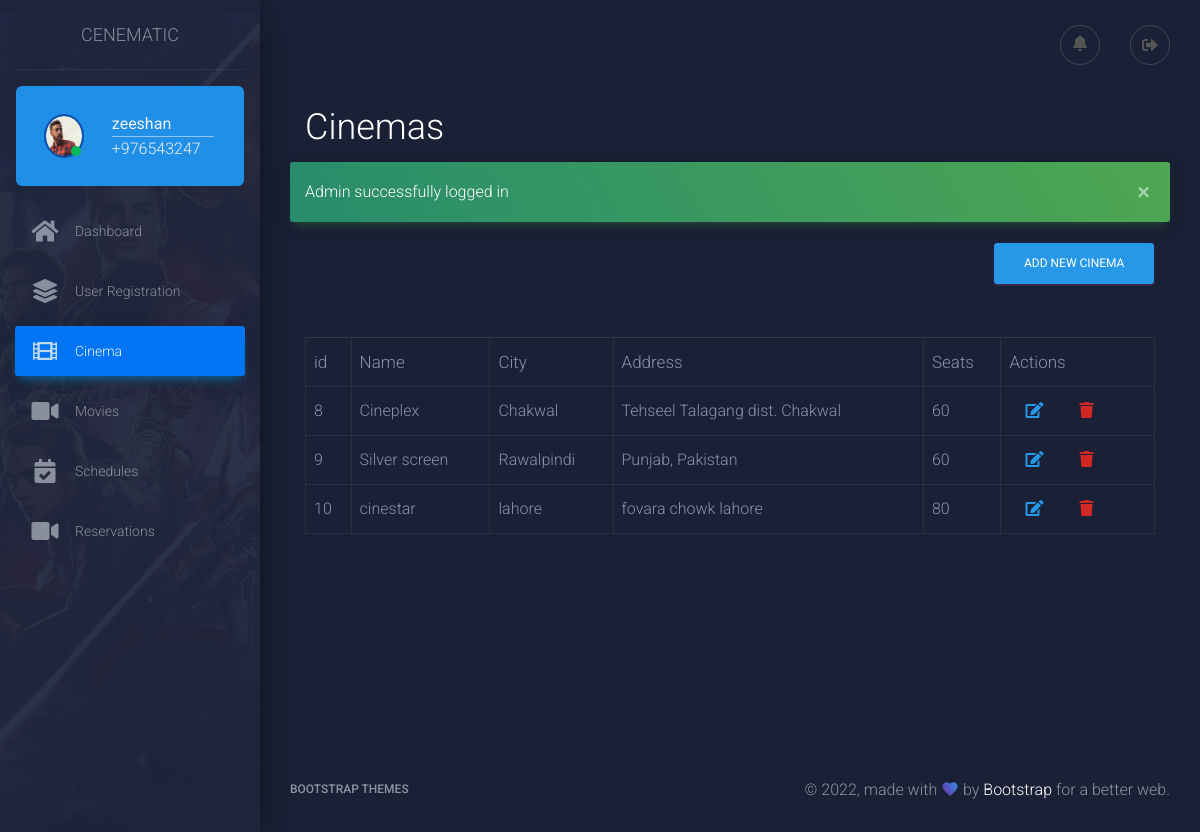
/admin/cinema.php (signed in), run on an earlier commit of the app's database.
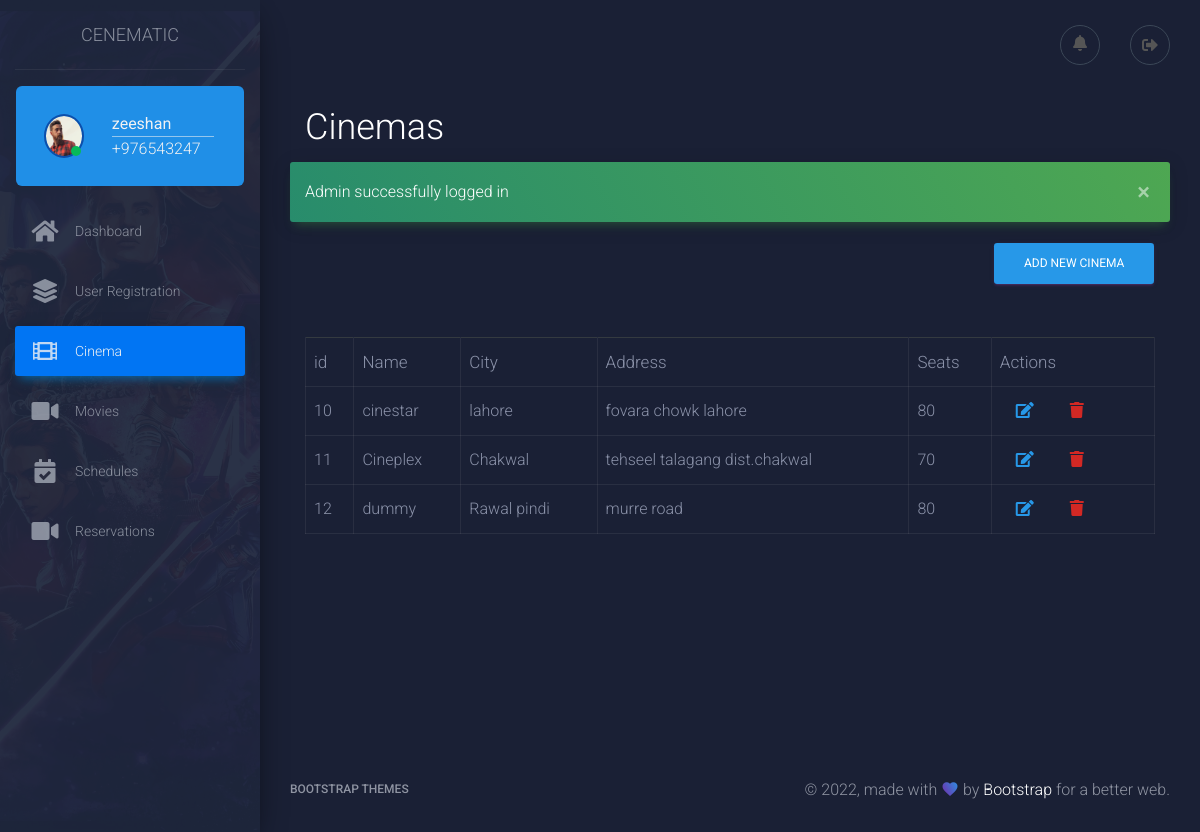
And on a later commit of the database.
### tables this page shows
CREATE TABLE `cinemas` (
  `id` int(11) NOT NULL,
  `name` text,
  `city` text,
  `address` text,
  `seats` int(100) DEFAULT NULL
);

### admin/cinema.php (the view, shortened to what this page needs)
<?php
include __DIR__."./../db.php";
?>
    <!doctype html>
    <html lang="en">
    <head>
        <link rel="stylesheet" href="https://maxcdn.bootstrapcdn.com/font-awesome/latest/css/font-awesome.min.css">
        <link href="../assets/lib/font-awesome-icons/css/all.min.css" rel="stylesheet" />
        <link href="../assets/css/material-dashboard.css?v=2.1.0" rel="stylesheet" />
        <link href="../assets/css/custom.css" type="text/css" rel="stylesheet" />
    </head>
<body class="dark-edition">
<div class="wrapper ">
    <div class="sidebar" data-color="primary" data-background-color="black" data-image="./../assets/img/sidebar-5.jpg">
        <?php include "./layout/partials/sidebar.php";?>
    </div>
    <div class="main-panel">
        <?php include "./layout/partials/header.php";?>
        <div class="content">
            <div class="container-fluid">
                <div class="row mx-0">
                    <div class="col-12 text-white">
                        <h2>Cinemas</h2>
                    </div>
                </div>
                <?php
                if(isset($_SESSION['messages'])){
                    $msgs = unserialize($_SESSION['messages']);
                    foreach($msgs as $msg){
                        ?>
                        <p class="alert alert-success alert-dismissible fade show"><?php echo $msg ?>
                            <button type="button" class="close" data-dismiss="alert" aria-label="Close">
                                <span aria-hidden="true">&times;</span>
                            </button></p>
                    <?php }}
                ?>
                <div class="row mx-0">
                    <div class="col-12 text-right">
                        <a href="add-new-cinema.php" class="btn btn-primary">Add New Cinema</a>
                    </div>
                </div>
                <?php
                $sql="SELECT * FROM `cinemas` WHERE EXISTS ( SELECT NULL FROM `seats` JOIN `cinemas` ON seats.cinema_id=cinemas.id)";
                $result=$conn->query($sql);
                    ?>
                <div class="row m-0 mt-5">
                    <div class="col-12">
                        <table class="table table-responsive-sm table-bordered">
                            <thead >
                            <tr class="border-top  border-dark">
                                <th>id</th>
                                <th>Name</th>
                                <th>City</th>
                                <th>Address</th>
                                <th>Seats</th>
                                <th>Actions</th>
                            </tr>
                            </thead>
                        <tbody>
                        <?php
                        while($cinema=$result->fetch_object()){
                       ?>
                            <tr>
                                <td><?php echo $cinema->id ?></td>
                                <td><?php echo $cinema->name ?></td>
                                <td><?php echo $cinema->city ?></td>
                                <td><?php echo $cinema->address ?></td>
                                <td><?php echo $cinema->seats ?></td>
                                <td>
                                    <a href="./edit-cinema.php?id=<?php echo $cinema->id ?>" class="mx-3 text-primary"><i class="fa fa-edit"></i></a>
                                    <a href="#"  class="mx-3 text-danger" data-toggle="modal" data-target="#deleteCinemaModal-<?php echo $cinema->id ?>"><i class="fa fa-trash"></i></a>
                                </td>
                            </tr>
                        <?php
                     }
                        ?>
                        </tbody>
                        </table>
                    </div>
                </div>
            </div>
        </div>
        <?php include "./layout/partials/footer.php";?>
    </div>
</div>
</body>
</html>

What changed in the data, as far as the page shows it:
removed cinemas: id "8", name "Cineplex", city "Chakwal", address "Tehseel Talagang dist. Chakwal", seats "60"
removed cinemas: id "9", name "Silver screen", city "Rawalpindi", address "Punjab, Pakistan", seats "60"
added cinemas: id "11", name "Cineplex", city "Chakwal", address "tehseel talagang dist.chakwal", seats "70"
added cinemas: id "12", name "dummy", city "Rawal pindi", address "murre road", seats "80"
